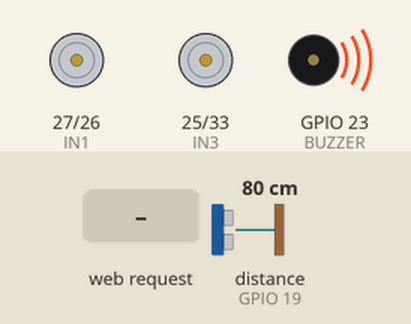
Recording of a sketch running on a simulated ESP32. Parts: motor-driver pin pairs drawn as motors (green arrow = first pin HIGH = forward, orange = second pin HIGH = backward, longer = more drive, scaled by the enable pin), buzzer (waves = sounding). Wiring (inferred from the names in the program): ultrasonic range finder: trigger GPIO 18; echo GPIO 19. The test bench sets the inputs (shaded band); at power-on: distance to the obstacle (sensor on GPIO 19) 80 cm. The echo pulse lasts 58.3 µs per cm; what the sketch prints to the serial monitor is not drawn.

Above: at 1.2 s.
1.3 s: HTTP request GET /forward received
At 1.9 s:
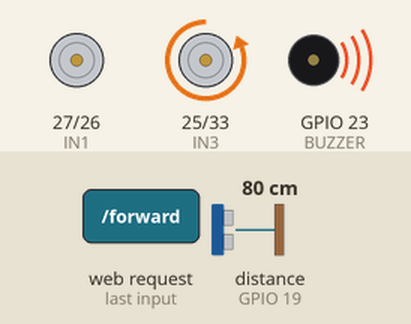
2.8 s: distance to the obstacle (sensor on GPIO 19) set to 9 cm
5.8 s: HTTP request GET /backward received
At 5.95 s:
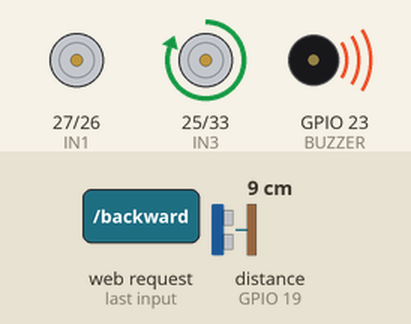
8.8 s: HTTP request GET /left received
At 8.95 s:
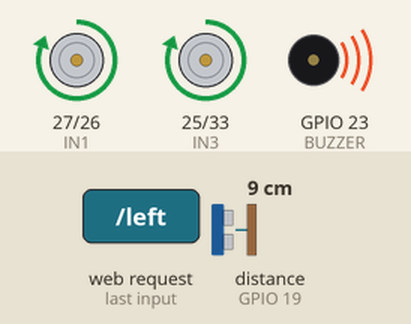
11.8 s: distance to the obstacle (sensor on GPIO 19) set to 7 cm
14.8 s: distance to the obstacle (sensor on GPIO 19) set to 4 cm
At 15.6 s:
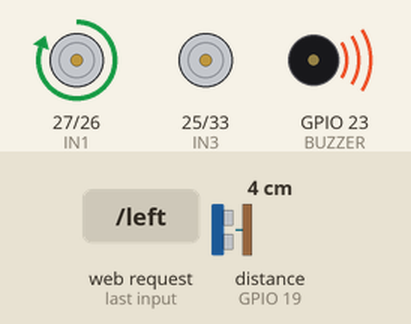
Timing chart, 0 to 18.8 s (numbered marks = the images above; inputs shaded):
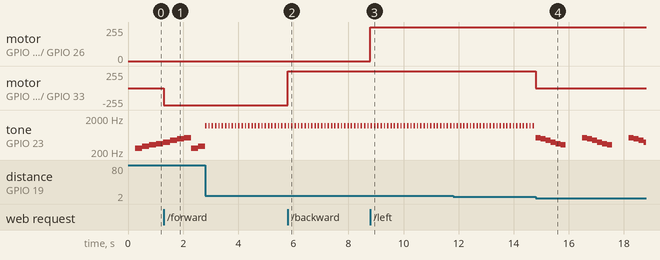

Measured:
- the behaviour switches between 6 and 5 cm on distance to the obstacle (sensor on GPIO 19) (found by bisection; images 3 and 4)
- after the input at 1.3 s, motor on GPIO 25 (IN3) / GPIO 33 (IN4): stopped → backward 255/255 at once
- after the input at 5.8 s, motor on GPIO 25 (IN3) / GPIO 33 (IN4): backward 255/255 → forward 255/255 at once
- after the input at 8.8 s, motor on GPIO 27 (IN1) / GPIO 26 (IN2): stopped → forward 255/255 at once
- after the input at 14.8 s, motor on GPIO 25 (IN3) / GPIO 33 (IN4): forward 255/255 → stopped at once
- by itself, tone on GPIO 23 (BUZZER): repeats every 1.7 s: 494 Hz 0.18 s, 440 Hz 0.18 s, 392 Hz 0.18 s, 349 Hz 0.18 s, 330 Hz 0.18 s, silent 0.60 s, 523 Hz 0.18 s

The sketch:

RGBee.ino
```cpp
#include <WiFi.h>
#include <WebServer.h>

const char* ssid = "ESP32_CAR";
const char* password = "12345678";

WebServer server(80);

// ======================================================
// MOTOR FATA (DIRECTIE)
// ======================================================

int IN1 = 27;
int IN2 = 26;
int ENA = 14;

// ======================================================
// MOTOR SPATE (TRACTIUNE)
// ======================================================

int IN3 = 25;
int IN4 = 33;
int ENB = 32;

// ======================================================
// ULTRASONIC
// ======================================================

#define TRIG 18
#define ECHO 19

// ======================================================
// BUZZER
// ======================================================

#define BUZZER 23
#define LEDC_CHANNEL 0
#define LEDC_FREQ    2000
#define LEDC_RES     8

float distance = 0;

unsigned long lastBeep      = 0;
unsigned long lastRadioNote = 0;

// ======================================================
// GAME OVER — non-blocking
// ======================================================

bool     crashPlaying    = false;
int      crashNoteIndex  = 0;
unsigned long crashNoteStart = 0;
#define  CRASH_NOTE_DUR  180   // ms per nota
#define  CRASH_PAUSE     600   // pauza dupa melodie

int gameOver[] = { 523, 494, 440, 392, 349, 330, 262 };
int gameOverSize = 7;

// ======================================================
// RADIO MELODY
// ======================================================

int melody[]   = { 262, 294, 330, 349, 392, 440, 494, 523 };
int melodySize = 8;
int currentNote = 0;

// ======================================================
// HELPER BUZZER — core 2.x API
// ======================================================

void buzzerTone(int freq) {
  if (freq <= 0) {
    ledcWrite(LEDC_CHANNEL, 0);
  } else {
    ledcWriteTone(BUZZER, freq);
    ledcWrite(BUZZER, 128);
  }
}

void buzzerOff() {
  ledcWrite(BUZZER, 0);
}

// ======================================================
// DIRECTIE
// ======================================================

void left() {
  digitalWrite(IN1, HIGH);
  digitalWrite(IN2, LOW);
}

void right() {
  digitalWrite(IN1, LOW);
  digitalWrite(IN2, HIGH);
}

void stopSteering() {
  digitalWrite(IN1, LOW);
  digitalWrite(IN2, LOW);
}

// ======================================================
// TRACTIUNE
// ======================================================

void forward() {
  digitalWrite(IN3, LOW);
  digitalWrite(IN4, HIGH);
}

void backward() {
  digitalWrite(IN3, HIGH);
  digitalWrite(IN4, LOW);
}

void stopDrive() {
  digitalWrite(IN3, LOW);
  digitalWrite(IN4, LOW);
}

// ======================================================
// DISTANCE
// ======================================================

void readDistance() {
  digitalWrite(TRIG, LOW);
  delayMicroseconds(2);
  digitalWrite(TRIG, HIGH);
  delayMicroseconds(10);
  digitalWrite(TRIG, LOW);

  long duration = pulseIn(ECHO, HIGH, 30000);
  distance = duration * 0.034 / 2.0;
}

// ======================================================
// GAME OVER — non-blocking state machine
// ======================================================

void updateGameOver() {
  if (!crashPlaying) return;

  unsigned long now = millis();

  // Toate notele terminate — pauza finala
  if (crashNoteIndex >= gameOverSize) {
    if (now - crashNoteStart >= CRASH_PAUSE) {
      crashPlaying   = false;
      crashNoteIndex = 0;
      buzzerOff();
    }
    return;
  }

  // Treci la nota urmatoare dupa CRASH_NOTE_DUR ms
  if (now - crashNoteStart >= CRASH_NOTE_DUR) {
    crashNoteStart = now;
    buzzerTone(gameOver[crashNoteIndex]);
    crashNoteIndex++;

    // Dupa ultima nota, opreste sunetul si incepe pauza
    if (crashNoteIndex >= gameOverSize) {
      buzzerOff();
    }
  }
}

void startGameOver() {
  if (crashPlaying) return;
  crashPlaying    = true;
  crashNoteIndex  = 0;
  crashNoteStart  = millis();
  stopDrive();
  buzzerTone(gameOver[0]);
  crashNoteIndex  = 1;
}

// ======================================================
// RADIO
// ======================================================

void playRadio() {
  if (crashPlaying) return;
  if (distance > 0 && distance < 70) {
    buzzerOff();
    return;
  }

  unsigned long now = millis();
  if (now - lastRadioNote > 250) {
    lastRadioNote = now;
    buzzerTone(melody[currentNote]);
    currentNote++;
    if (currentNote >= melodySize) currentNote = 0;
  }
}

// ======================================================
// PARKING BEEP
// ======================================================

void parkingBeep() {
  if (crashPlaying) return;
  if (distance <= 0 || distance >= 70) return;

  if (distance < 5) {
    startGameOver();
    return;
  }

  unsigned long now = millis();
  int interval;

  if      (distance < 15) interval = 120;
  else if (distance < 30) interval = 250;
  else                    interval = 600;

  if (now - lastBeep >= (unsigned long)interval) {
    lastBeep = now;
    buzzerTone(1200);
    delay(50);   // scurt — nu blocheaza semnificativ
    buzzerOff();
  }
}

// ======================================================
// WEB PAGE
// ======================================================

void handleRoot() {

  String html = R"rawliteral(
<!DOCTYPE html>
<html>
<head>
<meta name="viewport" content="width=device-width, initial-scale=1.0">
<style>
body{
  margin:0;
  touch-action:none;
  user-select:none;
  -webkit-user-select:none;
  -webkit-touch-callout:none;
  overflow:hidden;
  background:#0f172a;
  color:white;
  font-family:Arial;
  text-align:center;
}
h1{ margin-top:20px; font-size:32px; }
h2{ color:#38bdf8; }
.container{
  display:flex;
  flex-direction:column;
  align-items:center;
  justify-content:center;
  margin-top:20px;
}
.row{
  display:flex;
  justify-content:center;
  align-items:center;
}
.btn{
  width:110px;
  height:110px;
  margin:12px;
  border:none;
  border-radius:25px;
  font-size:22px;
  font-weight:bold;
  background:#2563eb;
  color:white;
  box-shadow:0 6px 20px rgba(0,0,0,0.35);
}
.btn:active{ transform:scale(0.95); background:#1d4ed8; }
</style>
</head>
<body>
<h1>ESP32 LEGO CAR</h1>
<h2 id="distance">Distanta: -- cm</h2>
<div class="container">
  <div class="row">
    <button class="btn"
      onmousedown="startForward()" onmouseup="stopDrive()" onmouseleave="stopDrive()"
      ontouchstart="event.preventDefault();startForward()"
      ontouchend="event.preventDefault();stopDrive()"
      ontouchcancel="stopDrive()">suuus</button>
  </div>
  <div class="row">
    <button class="btn"
      onmousedown="startLeft()" onmouseup="stopSteering()" onmouseleave="stopSteering()"
      ontouchstart="event.preventDefault();startLeft()"
      ontouchend="event.preventDefault();stopSteering()"
      ontouchcancel="stopSteering()">hais</button>
    <button class="btn" onclick="allStop()">gata ba</button>
    <button class="btn"
      onmousedown="startRight()" onmouseup="stopSteering()" onmouseleave="stopSteering()"
      ontouchstart="event.preventDefault();startRight()"
      ontouchend="event.preventDefault();stopSteering()"
      ontouchcancel="stopSteering()">cea</button>
  </div>
  <div class="row">
    <button class="btn"
      onmousedown="startBackward()" onmouseup="stopDrive()" onmouseleave="stopDrive()"
      ontouchstart="event.preventDefault();startBackward()"
      ontouchend="event.preventDefault();stopDrive()"
      ontouchcancel="stopDrive()">jooos</button>
  </div>
</div>
<script>
function startForward()  { fetch('/forward'); }
function startBackward() { fetch('/backward'); }
function startLeft()     { fetch('/left'); }
function startRight()    { fetch('/right'); }
function stopDrive()     { fetch('/stopDrive'); }
function stopSteering()  { fetch('/stopSteering'); }
function allStop()       { fetch('/stopDrive'); fetch('/stopSteering'); }

setInterval(async () => {
  try {
    const r = await fetch('/distance');
    const t = await r.text();
    document.getElementById('distance').innerHTML = 'Distanta: ' + t + ' cm';
  } catch(e) {}
}, 250);
</script>
</body>
</html>
)rawliteral";

  server.send(200, "text/html", html);
}

// ======================================================
// SETUP
// ======================================================

void setup() {
  Serial.begin(115200);

  // motoare
  pinMode(IN1, OUTPUT); pinMode(IN2, OUTPUT); pinMode(ENA, OUTPUT);
  pinMode(IN3, OUTPUT); pinMode(IN4, OUTPUT); pinMode(ENB, OUTPUT);

  // ultrasonic
  pinMode(TRIG, OUTPUT);
  pinMode(ECHO, INPUT);

  // buzzer — API core 2.x
  ledcAttach(BUZZER, LEDC_FREQ, LEDC_RES);

  digitalWrite(ENA, HIGH);
  digitalWrite(ENB, HIGH);

  stopDrive();
  stopSteering();

  // wifi
  WiFi.softAP(ssid, password);
  Serial.println("WiFi pornit!");
  Serial.println(WiFi.softAPIP());

  // rute
  server.on("/", handleRoot);

  server.on("/forward",  []() { forward();       server.send(200); });
  server.on("/backward", []() { backward();      server.send(200); });
  server.on("/stopDrive",[]() { stopDrive();     server.send(200); });

  server.on("/left",         []() { left();         server.send(200); });
  server.on("/right",        []() { right();        server.send(200); });
  server.on("/stopSteering", []() { stopSteering(); server.send(200); });

  server.on("/distance", []() {
    server.send(200, "text/plain", String(distance, 1));
  });

  server.begin();
  Serial.println("Server pornit!");
}

// ======================================================
// LOOP
// ======================================================

void loop() {
  server.handleClient();
  readDistance();
  updateGameOver();  // non-blocking game over
  playRadio();
  parkingBeep();
}
```
